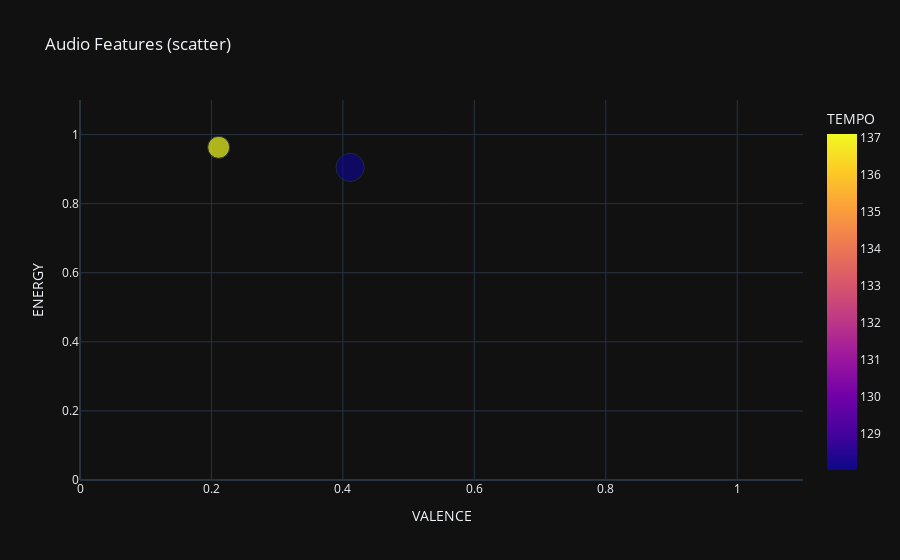

Notebook source saved alongside this figure:
### Code cell
def scatter(df, labels={}):
    return px.scatter(
        df.reset_index(), 
        x="valence", 
        range_x=[0, 1.1],

        y="energy", 
        range_y=[0, 1.1],
        
        color="tempo",
        # range_color=[0, 1.1],

        size="danceability",
        
        hover_name="track", 
        hover_data=[*labels.keys()],
        template="plotly_dark",

        title="Audio Features (scatter)",
        labels={label:label.upper() for label in df.columns} if not labels else labels
    )

scatter(preprocessed_df)

### Figure 1 — Plotly figure (JSON) as saved in the notebook; plotly's stock layout.template omitted (floating-point values rounded to 4 significant figures)
{"data": [{"hovertemplate": "<b>%{hovertext}</b><br><br>VALENCE=%{x}<br>ENERGY=%{y}<br>DANCEABILITY=%{marker.size}<br>TEMPO=%{marker.color}<extra></extra>", "hovertext": ["Knights of Cydonia - Muse", "Uprising - Muse"], "legendgroup": "", "marker": {"color": [137.1, 128.0], "coloraxis": "coloraxis", "size": [0.366, 0.602], "sizemode": "area", "sizeref": 0.001505, "symbol": "circle"}, "mode": "markers", "name": "", "orientation": "v", "showlegend": false, "type": "scatter", "x": [0.211, 0.411], "xaxis": "x", "y": [0.963, 0.905], "yaxis": "y"}], "layout": {"coloraxis": {"colorbar": {"title": {"text": "TEMPO"}}, "colorscale": [[0, "#0d0887"], [0.1111, "#46039f"], [0.2222, "#7201a8"], [0.3333, "#9c179e"], [0.4444, "#bd3786"], [0.5556, "#d8576b"], [0.6667, "#ed7953"], [0.7778, "#fb9f3a"], [0.8889, "#fdca26"], [1, "#f0f921"]]}, "legend": {"itemsizing": "constant", "tracegroupgap": 0}, "title": {"text": "Audio Features (scatter)"}, "xaxis": {"anchor": "y", "domain": [0, 1], "range": [0, 1.1], "title": {"text": "VALENCE"}}, "yaxis": {"anchor": "x", "domain": [0, 1], "range": [0, 1.1], "title": {"text": "ENERGY"}}}}
